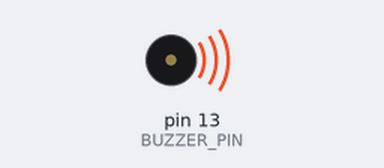
Simulated run of this sketch. Board: Arduino Uno, built with avr-gcc and run on an emulated ATmega328P. On the bench: buzzer (waves = sounding).

Above: at 3.1 s.
At 3.49 s:
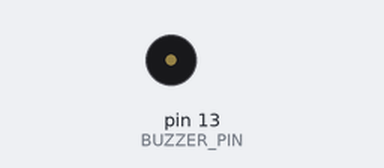
Timing chart, 0 to 4.1 s (numbered marks = the images above):
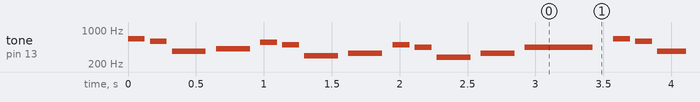

The sketch:

buzzer.ino
```cpp
#include "pitches.h"

#define BUZZER_PIN 13

int melody[] = {
  NOTE_E5, NOTE_D5, NOTE_FS4, NOTE_GS4,
  NOTE_CS5, NOTE_B4, NOTE_D4, NOTE_E4,
  NOTE_B4, NOTE_A4, NOTE_CS4, NOTE_E4,
  NOTE_A4
};

int durations[] = {
  8, 8, 4, 4,
  8, 8, 4, 4,
  8, 8, 4, 4,
  2
};

void setup()
{
  pinMode(BUZZER_PIN, OUTPUT);
}

void loop()
{
  int size = sizeof(durations) / sizeof(int);

  for (int note = 0; note < size; note++) {
    int duration = 1000 / durations[note];
    tone(BUZZER_PIN, melody[note], duration);
    int pauseBetweenNotes = duration * 1.30;
    delay(pauseBetweenNotes);

    noTone(BUZZER_PIN);
  }
}
```

Measured:
- by itself, tone on pin 13 (BUZZER_PIN): plays 659 Hz for 0.13 s, 587 Hz for 0.13 s, 370 Hz for 0.25 s, 415 Hz for 0.25 s, 554 Hz for 0.13 s, 494 Hz for 0.13 s … (475 notes in this stretch)
